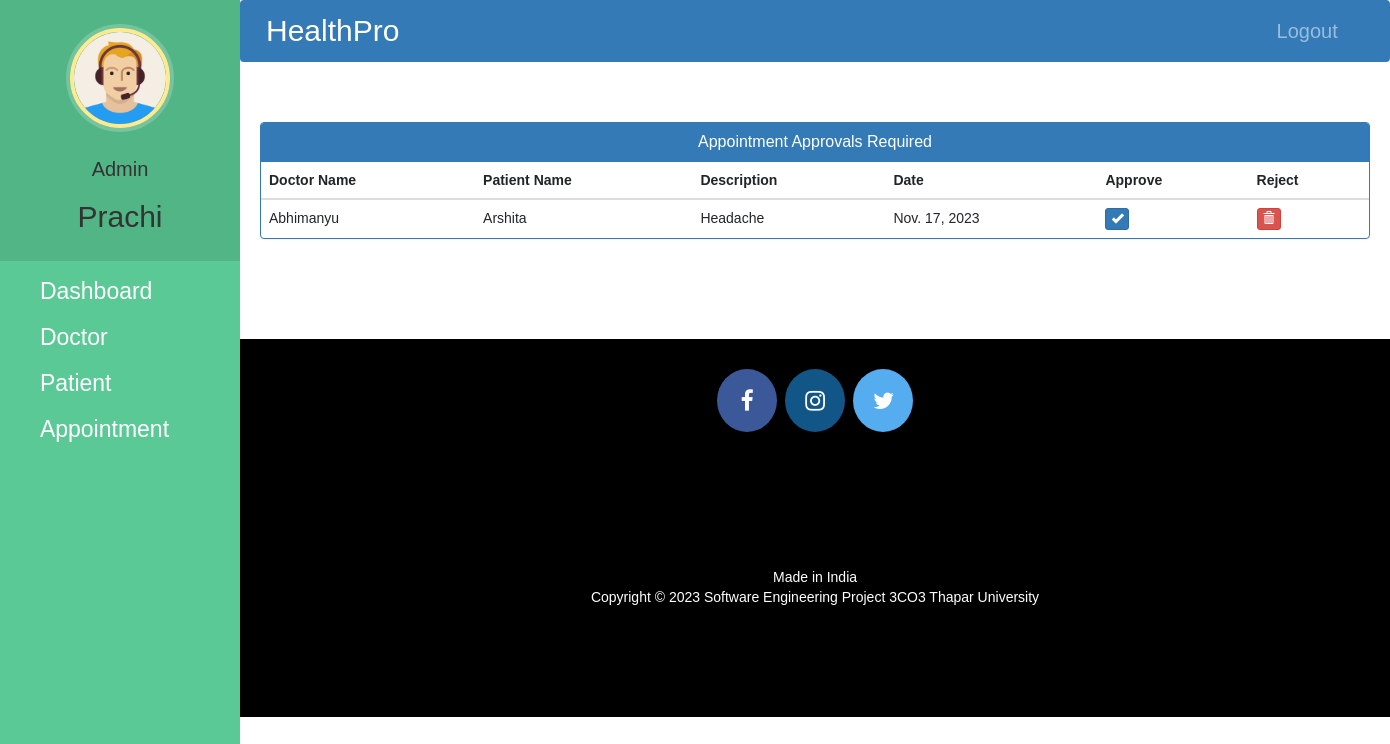
Page /admin-approve-appointment (signed in) on the committed database.
### hospital/models.py (models this page shows)
class Appointment(models.Model):
    patientId=models.PositiveIntegerField(null=True)
    doctorId=models.PositiveIntegerField(null=True)
    patientName=models.CharField(max_length=40,null=True)
    doctorName=models.CharField(max_length=40,null=True)
    appointmentDate=models.DateField(auto_now=True)
    description=models.TextField(max_length=500)
    status=models.BooleanField(default=False)

### hospital/views.py (the view)
# urls.py: path('admin-approve-appointment', views.admin_approve_appointment_view,name='admin-approve-appointment'),
@login_required(login_url='adminlogin')
@user_passes_test(is_admin)
def admin_approve_appointment_view(request):
    appointments=models.Appointment.objects.all().filter(status=False)
    return render(request,'hospital/admin_approve_appointment.html',{'appointments':appointments})

### hospital/views.py (called while the page is built)
def is_admin(user):
    return user.groups.filter(name='ADMIN').exists()

### templates/hospital/admin_approve_appointment.html (shortened to what this page needs)
{% extends 'hospital/admin_base.html' %}
{% block content %}
<head>
  <link href="//netdna.bootstrapcdn.com/bootstrap/3.0.0/css/bootstrap.min.css" rel="stylesheet" id="bootstrap-css">
</head>
<div class="container">
  <div class="panel panel-primary">
    <div class="panel-heading">
      <h6 class="panel-title">Appointment Approvals Required</h6>
    </div>
    <table class="table table-hover" id="dev-table">
      <thead>
        <tr>
          <th>Doctor Name</th>
          <th>Patient Name</th>
          <th>Description</th>
          <th>Date</th>
          <th>Approve</th>
          <th>Reject</th>
        </tr>
      </thead>
      {% for a in appointments %}
      <tr>
        <td> {{a.doctorName}}</td>
        <td>{{a.patientName}}</td>
        <td>{{a.description}}</td>
        <td>{{a.appointmentDate}}</td>
        <td><a class="btn btn-primary btn-xs" href="{% url 'approve-appointment' a.id  %}"><span class="glyphicon glyphicon-ok"></span></a></td>
        <td><a class="btn btn-danger btn-xs" href="{% url 'reject-appointment' a.id  %}"><span class="glyphicon glyphicon-trash"></span></a></td>
      </tr>
      {% endfor %}
    </table>
  </div>
</div>
{% endblock content %}

### templates/hospital/admin_base.html (shortened to what this page needs)
<!DOCTYPE html>
{% load static %}
<html lang="en">
<head>
  <link rel="stylesheet" href="https://stackpath.bootstrapcdn.com/bootstrap/4.3.1/css/bootstrap.min.css">
  <link rel="stylesheet" href="https://maxcdn.bootstrapcdn.com/font-awesome/4.7.0/css/font-awesome.min.css">
  <link rel="stylesheet" href="{% static '/style.css' %}">
</head>
<body>
  <nav class="menu" tabindex="0">
    <header class="avatar">
      <img src="{% static "images/adminpropic.png" %}" />
      <br><br>
      <h6 style="font-size: 20px">Admin</h6>
      <h2 style="font-weight: 500;">{{request.user.first_name}}</h2>
    </header>
    <ul>
      <li tabindex="0" class="icon-dashboard"> <a style="color:white; text-decoration:none;font-size: 23px" href="/admin-dashboard"><span>Dashboard</span></a> </li>
      <li tabindex="0" class="icon-customers"> <a style="color:white; text-decoration:none;font-size: 23px" href="/admin-doctor"><span>Doctor</span></a></li>
      <li tabindex="0" class="icon-users"> <a style="color:white; text-decoration:none;font-size: 23px" href="/admin-patient"><span>Patient</span></a></li>
      <li tabindex="0" class="icon-calendar"> <a style="color:white; text-decoration:none;font-size: 23px" href="/admin-appointment"><span>Appointment</span></a></li>
    </ul>
  </nav>
  <main>
    <div class="bs-example">
      <nav class="navbar navbar-expand-md  navbar-dark fixed-top" style="background:#337AB7;">
        <a href="/admin-dashboard" class="navbar-brand" style="font-size: 30px">HealthPro</a>
        <div class="collapse navbar-collapse justify-content-between" id="navbarCollapse">
          <div class="navbar-nav" style=" margin-left: 90%;">
            <a href="/logout" class="nav-item nav-link" style="font-size: 20px">Logout</a>
          </div>
        </div>
      </nav>
    </div>
    <br><br>
    {% block content %}
    {% endblock content %}
    <br><br><br><br>
    <footer>
      <p>
        <a id="ftr" href="https://www.facebook.com/arshita.mehta.77" class="fa fa-facebook"></a>
        <a id="ftr" href="https://instagram.com/anushkas2111?igshid=dzMzOTZ5eXc5aWVp" class="fa fa-instagram"></a>
        <a id="ftr" href="https://x.com/21AnushkaSingh?s=09" class="fa fa-twitter"></a>
      </p>
      <br>
      <div class="container">
        <div class="row">
          <div class="col-md-12 col-sm-12">
            <div style="color:#ffffff;" class="wow fadeInUp footer-copyright">
              <p>Made in India <br>
                Copyright &copy; 2023 Software Engineering Project 3CO3 Thapar University </p>
            </div>
          </div>
        </div>
      </div>
    </footer>
  </main>
</body>
</html>

### static/style.css (style rules this page uses)
body { padding-left: 240px; }
main { position: relative; height: 100vh; }
.menu { background: #5bc995; height: 100vh; width: 240px; position: fixed; top: 0px; left: 0; z-index: 5; outline: none; }
.menu .avatar { background: rgba(0, 0, 0, 0.1); padding: 2em 0.5em; text-align: center; }
.menu .avatar img { width: 100px; border-radius: 50%; overflow: hidden; border: 4px solid #ffea92; box-shadow: 0 0 0 4px rgba(255, 255, 255, 0.2); }
.menu .avatar h2 { font-weight: normal; margin-bottom: 0; }
.menu ul { list-style: none; padding: 0.5em 0; margin: 0; }
.menu ul li { padding: 0.5em 1em 0.5em 3em; font-size: 0.95em; font-weight: regular; background-repeat: no-repeat; background-position: left 15px center; background-size: auto 20px; transition: all 0.15s linear; cursor: pointer; }
.menu ul li.icon-dashboard { background-image: url("http://www.entypo.com/images//gauge.svg"); }
.menu ul li.icon-customers { background-image: url("http://www.entypo.com/images//briefcase.svg"); }
.menu ul li.icon-users { background-image: url("http://www.entypo.com/images//users.svg"); }
.menu ul li.icon-calendar { background-image: url("http://www.entypo.com/images//calendar.svg"); }

### templates/hospital/admin_base.html (style rules this page uses)
a:link { text-decoration: none; }
* { font-family: 'Poppins', sans-serif; }
a { color: white; }
footer { padding: 0px 0px 0px 0px; background-color: black; margin: 0px; }
#ftr { padding: 20px; }
.fa { font-size: 23px; width: 60px; text-align: center; text-decoration: none; margin: 5px 2px; border-radius: 50%; }
.fa-facebook { background: #3B5998; color: white; margin-top: 30px; }
.fa-twitter { background: #55ACEE; color: white; }
.fa-instagram { background: #125688; color: white; }
p { text-align: center; }
* { font-family: poppins,sans-serif; }
body { padding-left: 240px; }
main { position: relative; height: 100vh; }
.menu { background: #5bc995; height: 100vh; width: 240px; position: fixed; top: 0px; left: 0; z-index: 5; outline: none; }
.menu .avatar { background: rgba(0, 0, 0, 0.1); padding: 2em 0.5em; text-align: center; }
.menu .avatar img { width: 100px; border-radius: 50%; overflow: hidden; border: 4px solid #ffea92; box-shadow: 0 0 0 4px rgba(255, 255, 255, 0.2); }
.menu .avatar h2 { font-weight: normal; margin-bottom: 0; }
.menu ul { list-style: none; padding: 0.5em 0; margin: 0; }
.menu ul li { padding: 0.5em 1em 0.5em 3em; font-size: 0.95em; font-weight: regular; background-repeat: no-repeat; background-position: left 15px center; background-size: auto 20px; transition: all 0.15s linear; cursor: pointer; }
.menu ul li.icon-dashboard { background-image: url("http://www.entypo.com/images//gauge.svg"); }
.menu ul li.icon-customers { background-image: url("http://www.entypo.com/images//briefcase.svg"); }
.menu ul li.icon-users { background-image: url("http://www.entypo.com/images//users.svg"); }
.menu ul li.icon-calendar { background-image: url("http://www.entypo.com/images//calendar.svg"); }

### templates/hospital/admin_approve_appointment.html (style rules this page uses)
a:link { text-decoration: none; }
* { font-family: 'Poppins', sans-serif; }
h6 { text-align: center; }
.row { margin: 100px; }

### rows in the picture
Appointment: doctorName "Abhimanyu", patientName "Arshita", description "Headache", appointmentDate "Nov. 17, 2023"

### other values in the picture
{{ request.user.first_name }} "Prachi"
